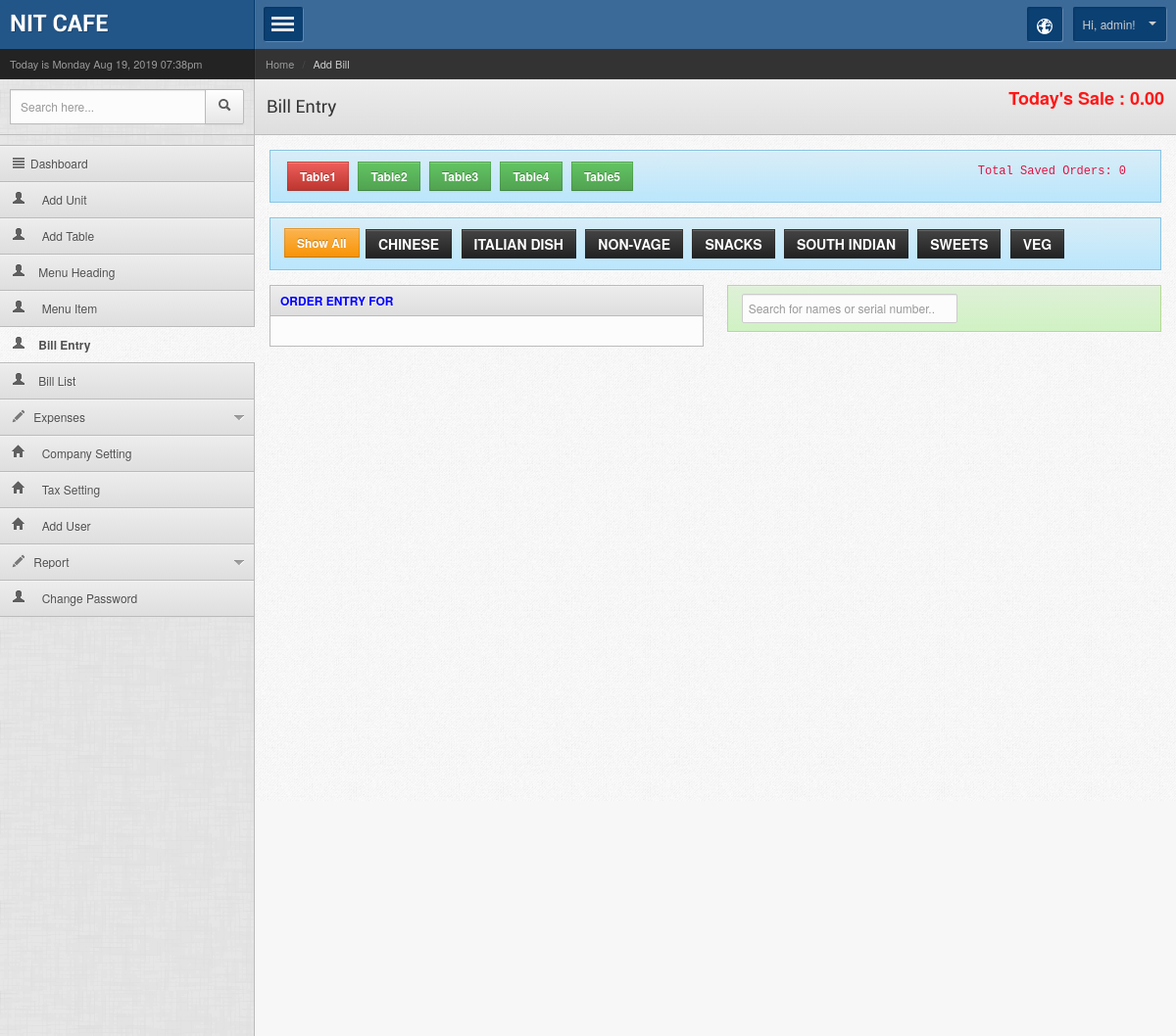
/admin/in-entry.php (signed in), run on the app's committed database.
### tables this page shows
CREATE TABLE IF NOT EXISTS `company_setting` (
  `compid` int(11) NOT NULL AUTO_INCREMENT,
  `comp_name` varchar(100) NOT NULL,
  `gstno` varchar(100) NOT NULL,
  `landlineno` varchar(100) NOT NULL,
  `mobile` varchar(50) NOT NULL,
  `mobile2` varchar(10) NOT NULL,
  `address` text NOT NULL,
  `address2` text NOT NULL,
  `email_id` varchar(100) NOT NULL,
  `email1` varchar(200) NOT NULL,
  `email2` varchar(200) NOT NULL,
  `term_cond` text NOT NULL,
  `ipaddress` varchar(25) NOT NULL,
  `createdate` datetime NOT NULL,
  `lastupdated` datetime NOT NULL,
  PRIMARY KEY (`compid`)
);

CREATE TABLE IF NOT EXISTS `user` (
  `userid` int(11) NOT NULL AUTO_INCREMENT,
  `username` varchar(100) NOT NULL,
  `password` varchar(50) NOT NULL,
  `usertype` varchar(10) NOT NULL,
  `enable` varchar(20) NOT NULL,
  `createdby` int(11) NOT NULL,
  `ipaddress` varchar(30) NOT NULL,
  `createdate` datetime NOT NULL,
  PRIMARY KEY (`userid`)
);

CREATE TABLE IF NOT EXISTS `m_table` (
  `table_id` int(11) NOT NULL AUTO_INCREMENT,
  `table_no` varchar(100) NOT NULL,
  `enable` varchar(20) NOT NULL,
  `createdby` int(11) NOT NULL,
  `ipaddress` varchar(25) NOT NULL,
  `lastupdated` date NOT NULL,
  `createdate` date NOT NULL,
  PRIMARY KEY (`table_id`)
);

CREATE TABLE IF NOT EXISTS `m_product_category` (
  `pcatid` int(11) NOT NULL AUTO_INCREMENT,
  `catname` varchar(150) NOT NULL,
  `status` varchar(20) NOT NULL,
  `createdby` int(11) NOT NULL,
  `ipaddress` varchar(25) NOT NULL,
  `lastupdated` date NOT NULL,
  `createdate` date NOT NULL,
  PRIMARY KEY (`pcatid`)
);

### adminsession.php (called while the page is built, shortened)
<?php
if(isset($_SESSION['usertype']) && $_SESSION['usertype'] != "" && isset($_SESSION['userid']) && $_SESSION['userid'] != "")
	{
		include_once("lib/getval.php");
		$cmn = new Comman();
		$loginid = $_SESSION['userid'];
	}
else
	echo "<script>location='../index.php?msg=invalid' </script>" ;
?>

### lib/getval.php (called while the page is built, shortened)
<?php
class Comman {
function getvalfield($table,$field,$where)
{
	$sql = "select $field from $table where $where";
	$getvalue = mysql_query($sql);
	$getval = mysql_fetch_row($getvalue);
	return $getval[0];
}
}
?>

### admin/in-entry.php (the view, shortened to what this page needs)
<?php include("../adminsession.php");
$pagename = "in-entry.php";
$module = "Add Bill";
$submodule = "Bill Entry";
if(isset($_GET['table_id']))
{
	$table_id = addslashes($_GET['table_id']);
	$table_no = $cmn->getvalfield("m_table","UPPER(table_no)","table_id='$table_id'");
	$billid = $cmn->getvalfield("bills","billid","table_id='$table_id' and is_paid = 0");
	if($billid == "")
	$billid = 0;
}
else
$table_id = 0;
?>
<!DOCTYPE html>
<head>
<?php include("inc/top_files.php"); ?>
</head>
<body onLoad="getrecord();">
<div class="mainwrapper">
    <?php include("inc/left_menu.php"); ?>
   <div class="rightpanel">
    	<?php include("inc/header.php"); ?>
        <div class="maincontent">
        	 <div class="contentinner content-dashboard">
            	<div class="alert alert-info">
                <?php
				$sqlgettable=mysql_query("select * from m_table order by table_no");
				while($rowgettable=mysql_fetch_assoc($sqlgettable))
				{
					$count_product = $cmn->getvalfield("bill_details","count(*)","table_id='$rowgettable[table_id]' and billid='0'");
				?>
                	<a style="margin:3px;" href="?table_id=<?php echo $rowgettable['table_id']; ?>" class="btn <?php if($count_product > 0 || $rowgettable['table_id'] == $table_id) {?>
                    btn-danger <?php } else if($count_product == 0) { ?> btn-success <?php } ?>" /> <?php echo ucwords($rowgettable['table_no']); ?> </a>
                   <?php } ?>
                    <?php
				   $currdate = date('Y-m-d');
				   $total_saved_orders = $cmn->getvalfield("bills","count(*)","billdate='$currdate'");
                   ?>
               <span style="float:right;"><code>Total Saved Orders: <span id="countproduct"><?php echo $total_saved_orders; ?></span> </code></span>
              </div>
                <div class="alert alert-info">
                <input type="button" class="btn btn-warning" value="Show All" onClick="getproductlist('0','<?php echo $table_id; ?>');" style="margin-bottom:3px;" />
                  <?php
					  $sqlget=mysql_query("select * from m_product_category order by catname");
					  while($rowget=mysql_fetch_assoc($sqlget))
					  {
						  $pcatid=$rowget['pcatid'];
						  $catname=$rowget['catname'];
					  ?>
                	<input type="button" class="btn btn-inverse" value="<?php echo $catname; ?>" onClick="getproductlist('<?php echo $pcatid; ?>','<?php echo $table_id; ?>');" style="font-size:14px;margin:3px;" />
                     <?php
					  }
					   ?>
                </div>
                <div class="row-fluid">
                	<div class="span6">
                    	<h4 class="widgettitle nomargin"> <span style="color:#00F;" >  ORDER ENTRY FOR <?php echo $table_no; ?>
                        </span></h4>
                        <div class="widgetcontent bordered" id="showrecord">
                        </div>
                     </div>
                    <div class="span6">
                    		 <div class="alert alert-success" >
                             <input type="text" id="myInput" onKeyUp="myFunction()" placeholder="Search for names or serial number.." title="Type in a name" autocomplete='off'>
                             </div>
                 			 <div class="widgetcontent  padding" id="productnamelist" style="overflow:scroll; height:400px;">
                        	 </div>
                    </div>
                </div>
            </div>
        </div>
    </div>
</div>
</body>
</html>

### admin/inc/top_files.php (shortened to what this page needs)
<link rel="stylesheet" href="../css/style.default.css" type="text/css" />
<link rel="stylesheet" href="../prettify/prettify.css" type="text/css" />
 <link href="../css/fullcalendar.css" rel="stylesheet" type="text/css" />
  <link href="../css/daterangepicker/daterangepicker-bs3.css" rel="stylesheet" type="text/css" />

### admin/inc/left_menu.php (shortened to what this page needs)
<div class="leftpanel">
        <div class="logopanel">
        	<h1><a href="index.php"><?php echo $cmn->getvalfield("company_setting","comp_name","1=1"); ?></a></h1>
        </div>
        <div class="datewidget">Today is <?php echo date('l M d, Y h:ia'); ?> </div>
    	<div class="searchwidget">
        	<form action="" method="post">
            	<div class="input-append">
                    <input type="text" class="span2 search-query" placeholder="Search here...">
                    <button type="submit" class="btn"><span class="icon-search"></span></button>
                </div>
            </form>
        </div>
<?php
$sqlgettable1=mysql_query("select * from m_table order by table_id");
$rowgettable1=mysql_fetch_assoc($sqlgettable1);
$tableno1=$rowgettable1['table_id'];
 ?>
        <div class="leftmenu">
            <ul class="nav nav-tabs nav-stacked" id="mymenu">
              <li <?php if($pagename == "index.php") { ?>class="active" <?php } ?>><a href="index.php"><span class="icon-align-justify"></span>Dashboard</a></li>
                <li <?php if($pagename == "master_unit.php") { ?>class="active" <?php } ?>><a href="master_unit.php"><i class="icon-user"></i>
                  &nbsp;&nbsp;&nbsp;
                 Add Unit</a></li>
                 <li <?php if($pagename == "master_add_table.php") { ?>class="active" <?php } ?>><a href="master_add_table.php"><i class="icon-user"></i>
                  &nbsp;&nbsp;&nbsp;
                 Add Table</a></li>
                 <li <?php if($pagename == "master_pcat.php") { ?>class="active" <?php } ?>><a href="master_pcat.php"><i class="icon-user"></i>&nbsp;&nbsp;&nbsp;
                 Menu Heading </a></li>
                  <li <?php if($pagename == "master_product.php") { ?>class="active" <?php } ?>><a href="master_product.php"><i class="icon-user"></i>
                  &nbsp;&nbsp;&nbsp;
                Menu Item </a></li>
                <li <?php if($pagename == "in-entry.php") { ?>class="active" <?php } ?>><a href="in-entry.php?table_id=<?php echo $tableno1; ?>"><i class="icon-user"></i>&nbsp;&nbsp;&nbsp;
                Bill Entry</a></li>
                <li <?php if($pagename == "bill_report_list.php") { ?>class="active" <?php } ?>><a href="bill_report_list.php"><i class="icon-user"></i>&nbsp;&nbsp;&nbsp;
                Bill List</a></li>
                <li class="dropdown  <?php if($pagename == "master_expanse_group.php" || $pagename == "expanse.php") { ?>active <?php } ?>"><a href="#"><span class="icon-pencil"></span> Expenses</a>
                </li>
               <li <?php if($pagename == "company_setting.php") { ?>class="active" <?php } ?>><a href="company_setting.php"><i class="icon-home"></i>
                  &nbsp;&nbsp;&nbsp;
                 Company Setting </a></li>
                  <li <?php if($pagename == "tax_setting.php") { ?>class="active" <?php } ?>><a href="tax_setting.php"><i class="icon-home"></i>
                  &nbsp;&nbsp;&nbsp;
                 Tax Setting</a></li>
                <li <?php if($pagename == "master_user.php") { ?>class="active" <?php } ?>><a href="master_user.php"><i class="icon-home"></i>
                  &nbsp;&nbsp;&nbsp;
                Add User	</a></li>
                <li class="dropdown  <?php if($pagename == "bill_report_list.php" || $pagename == "payment_receiving.php" || $pagename == "expanse_report.php") { ?>active <?php } ?>"><a href="#"><span class="icon-pencil"></span> Report</a>
                </li>
                <li <?php if($pagename == "changepassword.php" ) { ?>class="active" <?php } ?>><a href="changepassword.php"><i class="icon-user"></i>
                &nbsp;&nbsp;&nbsp;
                 Change Password</a></li>
            </ul>
        </div>
    </div>

### admin/inc/header.php (shortened to what this page needs)
<div class="headerpanel">
       	<a href="#" class="showmenu"></a>
           <div class="headerright">
           	<div class="dropdown notification">
                   <a class="dropdown-toggle" data-toggle="dropdown" data-target="#" href="http://themetrace.com/page.html">
                   	<span class="iconsweets-globe iconsweets-white"></span>
                   </a>
               </div>
   			<div class="dropdown userinfo">
                   <a class="dropdown-toggle" data-toggle="dropdown" data-target="#" href="">Hi, <?php echo $cmn->getvalfield("user","username ","userid = '$loginid' "); ?>! <b class="caret"></b></a>
               </div>
           </div>
   	</div>
       <div class="breadcrumbwidget">
       	<ul class="breadcrumb">
               <li><a href="">Home</a> <span class="divider">/</span></li>
               <li class="active"><?php echo $module; ?></li>
           </ul>
       </div>
     	<div class="pagetitle">
       	<h1><?php echo $submodule; ?>
            </h1>
            <?php
		 $curr_date=date('Y-m-d');
		 $total_sell = $cmn->getvalfield("bills","sum(net_bill_amt)","billdate='$curr_date'");
		 if($pagename=='in-entry.php')
		 {
		 ?>
            <div style="float:right;font-size:18px;font-weight:bold;color:#FF1717">
            	  <strong>Today's Sale : <?php echo number_format($total_sell,2); ?></strong>
            </div>
            <?php } ?>
       </div>

### data on the page
company_setting: comp_name "NIT CAFE"
user: username "admin"
m_table: table_no "Table1"
m_table: table_no "Table2"
m_table: table_no "Table3"
m_table: table_no "Table4"
m_table: table_no "Table5"
m_product_category: catname "CHINESE"
m_product_category: catname "ITALIAN DISH"
m_product_category: catname "NON-VAGE"
m_product_category: catname "SNACKS"
m_product_category: catname "SOUTH INDIAN"
m_product_category: catname "SWEETS"
m_product_category: catname "VEG"

### other printed values
$module "Add Bill"
$submodule "Bill Entry"
$total_sell "0.00"
$total_saved_orders "0"
